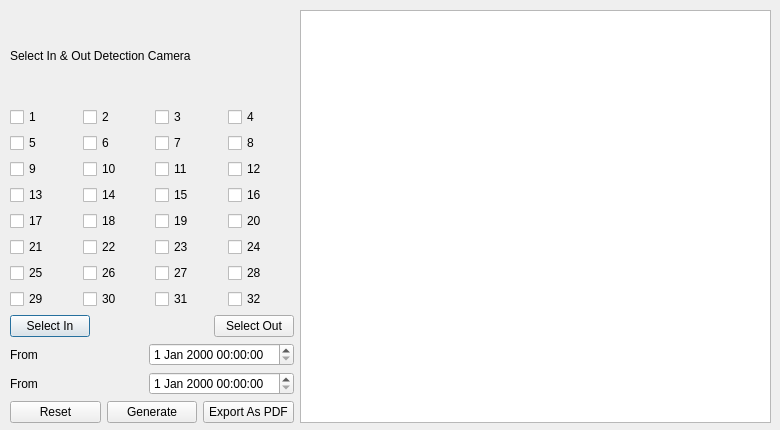
<?xml version="1.0" encoding="UTF-8"?>
<ui version="4.0">
 <class>CalculateTimePerObject</class>
 <widget class="QDialog" name="CalculateTimePerObject">
  <property name="geometry">
   <rect>
    <x>0</x>
    <y>0</y>
    <width>780</width>
    <height>430</height>
   </rect>
  </property>
  <property name="windowTitle">
   <string>Dialog</string>
  </property>
  <widget class="QWidget" name="">
   <property name="geometry">
    <rect>
     <x>10</x>
     <y>10</y>
     <width>761</width>
     <height>413</height>
    </rect>
   </property>
   <layout class="QHBoxLayout" name="horizontalLayout_13">
    <item>
     <layout class="QVBoxLayout" name="verticalLayout_5">
      <item>
       <layout class="QVBoxLayout" name="verticalLayout_3">
        <item>
         <widget class="QLabel" name="label">
          <property name="text">
           <string>Select In &amp; Out Detection Camera</string>
          </property>
         </widget>
        </item>
        <item>
         <layout class="QVBoxLayout" name="verticalLayout">
          <item>
           <layout class="QHBoxLayout" name="horizontalLayout">
            <item>
             <widget class="QCheckBox" name="checkBox_1">
              <property name="text">
               <string>1</string>
              </property>
             </widget>
            </item>
            <item>
             <widget class="QCheckBox" name="checkBox_2">
              <property name="text">
               <string>2</string>
              </property>
             </widget>
            </item>
            <item>
             <widget class="QCheckBox" name="checkBox_3">
              <property name="text">
               <string>3</string>
              </property>
             </widget>
            </item>
            <item>
             <widget class="QCheckBox" name="checkBox_4">
              <property name="text">
               <string>4</string>
              </property>
             </widget>
            </item>
           </layout>
          </item>
          <item>
           <layout class="QHBoxLayout" name="horizontalLayout_2">
            <item>
             <widget class="QCheckBox" name="checkBox_5">
              <property name="text">
               <string>5</string>
              </property>
             </widget>
            </item>
            <item>
             <widget class="QCheckBox" name="checkBox_6">
              <property name="text">
               <string>6</string>
              </property>
             </widget>
            </item>
            <item>
             <widget class="QCheckBox" name="checkBox_7">
              <property name="text">
               <string>7</string>
              </property>
             </widget>
            </item>
            <item>
             <widget class="QCheckBox" name="checkBox_8">
              <property name="text">
               <string>8</string>
              </property>
             </widget>
            </item>
           </layout>
          </item>
          <item>
           <layout class="QHBoxLayout" name="horizontalLayout_3">
            <item>
             <widget class="QCheckBox" name="checkBox_9">
              <property name="text">
               <string>9</string>
              </property>
             </widget>
            </item>
            <item>
             <widget class="QCheckBox" name="checkBox_10">
              <property name="text">
               <string>10</string>
              </property>
             </widget>
            </item>
            <item>
             <widget class="QCheckBox" name="checkBox_11">
              <property name="text">
               <string>11</string>
              </property>
             </widget>
            </item>
            <item>
             <widget class="QCheckBox" name="checkBox_12">
              <property name="text">
               <string>12</string>
              </property>
             </widget>
            </item>
           </layout>
          </item>
          <item>
           <layout class="QHBoxLayout" name="horizontalLayout_4">
            <item>
             <widget class="QCheckBox" name="checkBox_13">
              <property name="text">
               <string>13</string>
              </property>
             </widget>
            </item>
            <item>
             <widget class="QCheckBox" name="checkBox_14">
              <property name="text">
               <string>14</string>
              </property>
             </widget>
            </item>
            <item>
             <widget class="QCheckBox" name="checkBox_15">
              <property name="text">
               <string>15</string>
              </property>
             </widget>
            </item>
            <item>
             <widget class="QCheckBox" name="checkBox_16">
              <property name="text">
               <string>16</string>
              </property>
             </widget>
            </item>
           </layout>
          </item>
         </layout>
        </item>
        <item>
         <layout class="QVBoxLayout" name="verticalLayout_2">
          <item>
           <layout class="QHBoxLayout" name="horizontalLayout_5">
            <item>
             <widget class="QCheckBox" name="checkBox_17">
              <property name="text">
               <string>17</string>
              </property>
             </widget>
            </item>
            <item>
             <widget class="QCheckBox" name="checkBox_18">
              <property name="text">
               <string>18</string>
              </property>
             </widget>
            </item>
            <item>
             <widget class="QCheckBox" name="checkBox_19">
              <property name="text">
               <string>19</string>
              </property>
             </widget>
            </item>
            <item>
             <widget class="QCheckBox" name="checkBox_20">
              <property name="text">
               <string>20</string>
              </property>
             </widget>
            </item>
           </layout>
          </item>
          <item>
           <layout class="QHBoxLayout" name="horizontalLayout_6">
            <item>
             <widget class="QCheckBox" name="checkBox_21">
              <property name="text">
               <string>21</string>
              </property>
             </widget>
            </item>
            <item>
             <widget class="QCheckBox" name="checkBox_22">
              <property name="text">
               <string>22</string>
              </property>
             </widget>
            </item>
            <item>
             <widget class="QCheckBox" name="checkBox_23">
              <property name="text">
               <string>23</string>
              </property>
             </widget>
            </item>
            <item>
             <widget class="QCheckBox" name="checkBox_24">
              <property name="text">
               <string>24</string>
              </property>
             </widget>
            </item>
           </layout>
          </item>
          <item>
           <layout class="QHBoxLayout" name="horizontalLayout_7">
            <item>
             <widget class="QCheckBox" name="checkBox_25">
              <property name="text">
               <string>25</string>
              </property>
             </widget>
            </item>
            <item>
             <widget class="QCheckBox" name="checkBox_26">
              <property name="text">
               <string>26</string>
              </property>
             </widget>
            </item>
            <item>
             <widget class="QCheckBox" name="checkBox_27">
              <property name="text">
               <string>27</string>
              </property>
             </widget>
            </item>
            <item>
             <widget class="QCheckBox" name="checkBox_28">
              <property name="text">
               <string>28</string>
              </property>
             </widget>
            </item>
           </layout>
          </item>
          <item>
           <layout class="QHBoxLayout" name="horizontalLayout_8">
            <item>
             <widget class="QCheckBox" name="checkBox_29">
              <property name="text">
               <string>29</string>
              </property>
             </widget>
            </item>
            <item>
             <widget class="QCheckBox" name="checkBox_30">
              <property name="text">
               <string>30</string>
              </property>
             </widget>
            </item>
            <item>
             <widget class="QCheckBox" name="checkBox_31">
              <property name="text">
               <string>31</string>
              </property>
             </widget>
            </item>
            <item>
             <widget class="QCheckBox" name="checkBox_32">
              <property name="text">
               <string>32</string>
              </property>
             </widget>
            </item>
           </layout>
          </item>
         </layout>
        </item>
       </layout>
      </item>
      <item>
       <layout class="QHBoxLayout" name="horizontalLayout_11">
        <item>
         <widget class="QPushButton" name="pushButton_select_in">
          <property name="text">
           <string>Select In</string>
          </property>
         </widget>
        </item>
        <item>
         <spacer name="horizontalSpacer">
          <property name="orientation">
           <enum>Qt::Horizontal</enum>
          </property>
          <property name="sizeHint" stdset="0">
           <size>
            <width>40</width>
            <height>20</height>
           </size>
          </property>
         </spacer>
        </item>
        <item>
         <widget class="QPushButton" name="pushButton_select_out">
          <property name="text">
           <string>Select Out</string>
          </property>
         </widget>
        </item>
       </layout>
      </item>
      <item>
       <layout class="QVBoxLayout" name="verticalLayout_4">
        <item>
         <layout class="QHBoxLayout" name="horizontalLayout_9">
          <item>
           <widget class="QLabel" name="label_2">
            <property name="text">
             <string>From</string>
            </property>
           </widget>
          </item>
          <item>
           <widget class="QDateTimeEdit" name="dateTimeEdit_from"/>
          </item>
         </layout>
        </item>
        <item>
         <layout class="QHBoxLayout" name="horizontalLayout_10">
          <item>
           <widget class="QLabel" name="label_3">
            <property name="text">
             <string>From</string>
            </property>
           </widget>
          </item>
          <item>
           <widget class="QDateTimeEdit" name="dateTimeEdit_two"/>
          </item>
         </layout>
        </item>
       </layout>
      </item>
      <item>
       <layout class="QHBoxLayout" name="horizontalLayout_12">
        <item>
         <widget class="QPushButton" name="pushButton_reset">
          <property name="text">
           <string>Reset</string>
          </property>
         </widget>
        </item>
        <item>
         <widget class="QPushButton" name="pushButton_generate">
          <property name="text">
           <string>Generate</string>
          </property>
         </widget>
        </item>
        <item>
         <widget class="QPushButton" name="pushButton_export_as_pdf">
          <property name="text">
           <string>Export As PDF</string>
          </property>
         </widget>
        </item>
       </layout>
      </item>
     </layout>
    </item>
    <item>
     <widget class="QTableWidget" name="tableWidget_calculate">
      <property name="minimumSize">
       <size>
        <width>471</width>
        <height>411</height>
       </size>
      </property>
     </widget>
    </item>
   </layout>
  </widget>
 </widget>
 <resources/>
 <connections/>
</ui>
